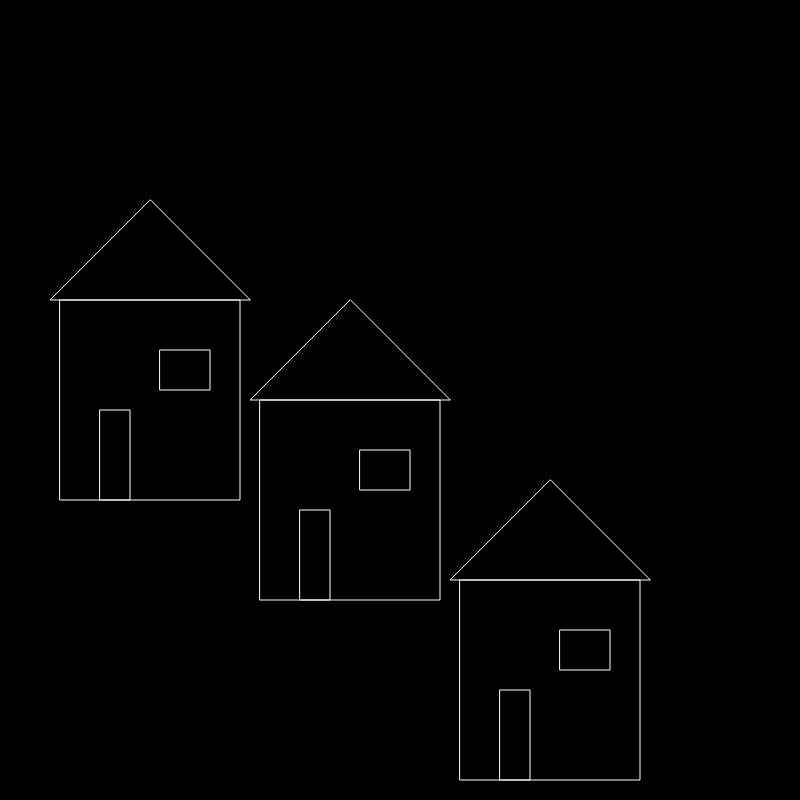
Frame 1 (no input)
Frame 60 (no input): identical to frame 1, image omitted
Frame 120 (the mouse pressed at the canvas centre since frame 60): identical to frame 1, image omitted

The p5.js sketch that drew this single still picture (run headless with seeded random() and noise() and a simulated clock; from frame 60 on, the mouse is pressed at the canvas centre):

// p5.js sketch
// ── sketch.js
function setup() {
  createCanvas(800, 800);
  noFill();
  stroke(255);
}

function draw() {
  background(0);
  
  translate(150, 200);
  drawHouse();
  translate(200, 100);
  drawHouse();
  translate(200, 180);
  drawHouse();
}

function drawHouse() {
  triangle(0, 0, -100, 100, 100, 100);
  rect(-90, 100, 180, 200);
  rect(-50, 210, 30, 90);
  rect( 10, 150, 50, 40);
}
